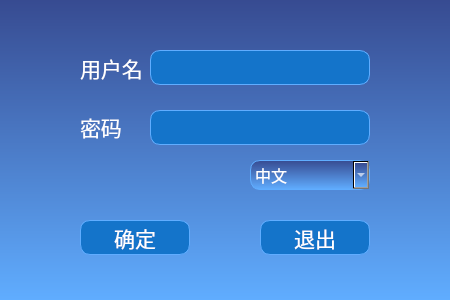
<?xml version="1.0" encoding="UTF-8"?>
<ui version="4.0">
 <class>login</class>
 <widget class="QWidget" name="login">
  <property name="geometry">
   <rect>
    <x>0</x>
    <y>0</y>
    <width>450</width>
    <height>300</height>
   </rect>
  </property>
  <property name="windowTitle">
   <string>登录</string>
  </property>
  <property name="styleSheet">
   <string notr="true">background-color: qlineargradient(spread:reflect, x1:0.5, y1:0, x2:0.5, y2:1, stop:0 rgba(55, 75, 145, 255), stop:1 rgba(96, 173, 255, 255));</string>
  </property>
  <widget class="QToolButton" name="loginOK">
   <property name="geometry">
    <rect>
     <x>80</x>
     <y>220</y>
     <width>110</width>
     <height>35</height>
    </rect>
   </property>
   <property name="font">
    <font>
     <family>微软雅黑</family>
     <pointsize>16</pointsize>
    </font>
   </property>
   <property name="styleSheet">
    <string notr="true">QToolButton{
color: rgb(255, 255, 255);
background-color: rgb(20, 116, 202);
border-radius:10px;
border: 1px solid rgb(96, 173, 255);
}</string>
   </property>
   <property name="text">
    <string>确定</string>
   </property>
   <property name="shortcut">
    <string>Return</string>
   </property>
  </widget>
  <widget class="QToolButton" name="toolButton_2">
   <property name="geometry">
    <rect>
     <x>260</x>
     <y>220</y>
     <width>110</width>
     <height>35</height>
    </rect>
   </property>
   <property name="font">
    <font>
     <family>微软雅黑</family>
     <pointsize>16</pointsize>
    </font>
   </property>
   <property name="styleSheet">
    <string notr="true">color: rgb(255, 255, 255);
background-color: rgb(20, 116, 202);
border-radius:10px;
border: 1px solid rgb(96, 173, 255);</string>
   </property>
   <property name="text">
    <string>退出</string>
   </property>
  </widget>
  <widget class="QLabel" name="label_2">
   <property name="geometry">
    <rect>
     <x>80</x>
     <y>110</y>
     <width>63</width>
     <height>34</height>
    </rect>
   </property>
   <property name="font">
    <font>
     <family>微软雅黑</family>
     <pointsize>16</pointsize>
    </font>
   </property>
   <property name="styleSheet">
    <string notr="true">color: rgb(255, 255, 255);
background-color: transparent;</string>
   </property>
   <property name="text">
    <string>密码</string>
   </property>
  </widget>
  <widget class="QLabel" name="label">
   <property name="geometry">
    <rect>
     <x>80</x>
     <y>50</y>
     <width>63</width>
     <height>35</height>
    </rect>
   </property>
   <property name="font">
    <font>
     <family>微软雅黑</family>
     <pointsize>16</pointsize>
    </font>
   </property>
   <property name="styleSheet">
    <string notr="true">color: rgb(255, 255, 255);
background-color: transparent;</string>
   </property>
   <property name="text">
    <string>用户名</string>
   </property>
  </widget>
  <widget class="QLineEdit" name="lineEdit">
   <property name="geometry">
    <rect>
     <x>150</x>
     <y>50</y>
     <width>220</width>
     <height>35</height>
    </rect>
   </property>
   <property name="font">
    <font>
     <family>微软雅黑</family>
     <pointsize>16</pointsize>
    </font>
   </property>
   <property name="styleSheet">
    <string notr="true">QLineEdit{background-color: rgb(20, 116, 202);
color: rgb(255, 255, 255);
border-radius:10px;
border: 1px solid rgb(96, 173, 255);
}</string>
   </property>
   <property name="frame">
    <bool>true</bool>
   </property>
  </widget>
  <widget class="QLineEdit" name="lineEdit_2">
   <property name="geometry">
    <rect>
     <x>150</x>
     <y>110</y>
     <width>220</width>
     <height>35</height>
    </rect>
   </property>
   <property name="font">
    <font>
     <family>微软雅黑</family>
     <pointsize>16</pointsize>
    </font>
   </property>
   <property name="styleSheet">
    <string notr="true">color: rgb(255, 255, 255);
background-color: rgb(20, 116, 202);
border-radius:10px;
border: 1px solid rgb(96, 173, 255);</string>
   </property>
   <property name="frame">
    <bool>true</bool>
   </property>
   <property name="echoMode">
    <enum>QLineEdit::Password</enum>
   </property>
  </widget>
  <widget class="QComboBox" name="comboBox">
   <property name="geometry">
    <rect>
     <x>250</x>
     <y>160</y>
     <width>120</width>
     <height>30</height>
    </rect>
   </property>
   <property name="font">
    <font>
     <family>微软雅黑</family>
     <pointsize>12</pointsize>
    </font>
   </property>
   <property name="styleSheet">
    <string notr="true">border: 1px solid rgb(96, 173, 255);
color: rgb(255, 255, 255);
border-radius:10px;</string>
   </property>
   <item>
    <property name="text">
     <string>中文</string>
    </property>
   </item>
   <item>
    <property name="text">
     <string>English</string>
    </property>
   </item>
  </widget>
 </widget>
 <layoutdefault spacing="6" margin="11"/>
 <tabstops>
  <tabstop>loginOK</tabstop>
  <tabstop>toolButton_2</tabstop>
 </tabstops>
 <resources/>
 <connections/>
</ui>
